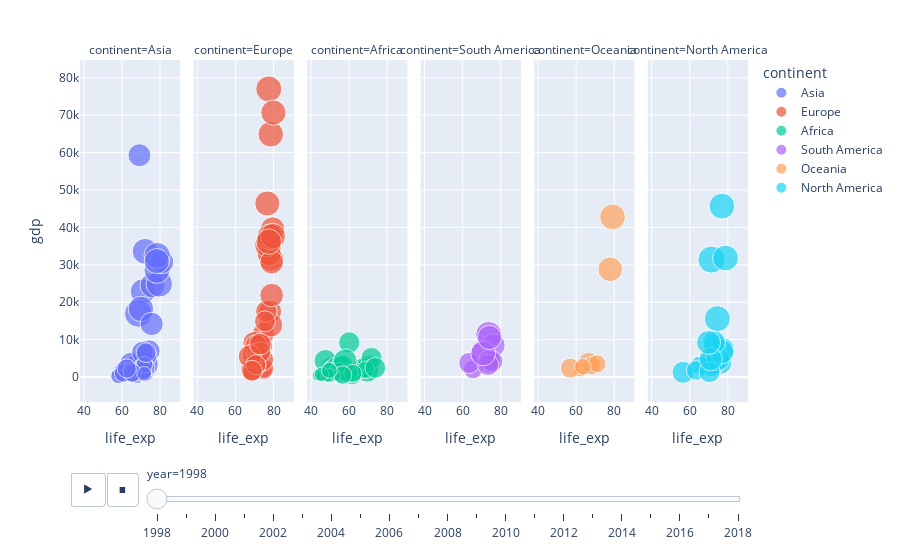

Source (notebook cell):
### Code cell
import plotly_express as px
px.scatter(data,x = 'life_exp',y ='gdp' ,facet_col = 'continent',
           animation_frame = 'year',color = 'continent',size = "services"
           )

### Figure 1 — Plotly figure (JSON) as saved in the notebook; plotly's stock layout.template omitted (floating-point values rounded to 4 significant figures)
{"data": [{"hovertemplate": "continent=Asia<br>year=1998<br>life_exp=%{x}<br>gdp=%{y}<br>services=%{marker.size}<extra></extra>", "legendgroup": "Asia", "marker": {"color": "#636efa", "size": [24.4, 40.8, 46.5, 70.2, 24.9, 25.9, 74.3, 16.4, 26.7, 68.4, 41.3, 77.2, 23.4, 37.3, 45.8, 50.7, 73.9, 62.5, 74.6, 46.3, 75.8, 38, 12.6, 55.6, 49.4, 53.5, 34.4, 25.2, 14.1, 84, 35.4, 49.1, 46.3, 62.6, 71.9, 69.7, 60, 34.3, 23.3, 31, 33.2, 43.3, 29.9, 58.4, 37.4, 23.7, 41.1], "sizemode": "area", "sizeref": 0.2213, "symbol": "circle"}, "mode": "markers", "name": "Asia", "orientation": "v", "showlegend": true, "type": "scatter", "x": [53.3, 71.6, 66, 71, 64.5, 65.4, 72.2, 59.6, 70.9, 76, 70.6, 79.6, 62.1, 66.8, 71.3, 67.9, 78.4, 81, 72.3, 64.5, 78.5, 67.2, 57.3, 74.2, 72.9, 70.8, 60.4, 58.1, 64, 68.6, 60.7, 71.7, 70.2, 70.2, 70, 78.3, 75.6, 71.2, 65.7, 71.8, 63.8, 72.7, 64.7, 69.2, 65.4, 71.7, 62.5], "xaxis": "x", "y": [null, 1160, 1280, 22900, 617, 1040, 33600, 411, 1910, 24500, 1440, 24900, 695, 1820, 3730, 3350, 28500, 30800, 3450, 3890, 32500, 675, 851, 6950, 5800, 6590, 1570, 238, 527, 17000, 1010, 2590, 1780, null, 18200, 31000, 14200, 1760, 399, 3290, null, 6520, 1910, 59300, 1130, 875, 2290], "yaxis": "y"}, {"hovertemplate": "continent=Europe<br>year=1998<br>life_exp=%{x}<br>gdp=%{y}<br>services=%{marker.size}<extra></extra>", "legendgroup": "Europe", "marker": {"color": "#EF553B", "size": [33, 64, 51.1, 70.5, 43.1, 50.6, 53.3, 52.9, 69.8, 57.7, 64.6, 69.3, 62.8, 58.9, 57.9, 64.7, 62.2, 61.5, 53.9, 51.4, 75.5, 64.3, 39.6, 64.1, 73.8, 39.4, 72.5, 47.6, 50.9, 29.3, 59.2, 45, 52.4, 48.4, 61.8, 71.1, 70.2, 48.1, 71.6], "sizemode": "area", "sizeref": 0.2213, "symbol": "circle"}, "mode": "markers", "name": "Europe", "orientation": "v", "showlegend": true, "type": "scatter", "x": [74.8, 77.9, 68.4, 77.7, 74.9, 69.4, 73.8, 74.7, 76.7, 69.9, 77.6, 78.8, 77.8, 78.2, 71, 79.5, 76.3, 79, 69.3, 71.5, 77.5, 78.5, 68.8, 73.7, 78.1, 71.1, 78.5, 73.1, 76.2, 69.8, 67.5, 70.7, 73, 75.5, 79, 79.6, 79.9, 68.7, 77.5], "xaxis": "x2", "y": [1600, 36400, 2370, 33400, 2310, 3780, 8440, 11600, 46400, 9150, 34500, 31600, 32900, 17500, 8280, 39600, 35300, 30700, 6020, 6180, 77000, 13900, 1350, 4720, 37500, 3030, 64900, 6650, 17600, 4440, 5510, 3300, 8810, 14900, 21900, 37700, 70700, 1690, 36200], "yaxis": "y2"}, {"hovertemplate": "continent=Africa<br>year=1998<br>life_exp=%{x}<br>gdp=%{y}<br>services=%{marker.size}<extra></extra>", "legendgroup": "Africa", "marker": {"color": "#00cc96", "size": [52, 53.3, 30.7, 57, 11.1, 5.59, 23.2, 54.7, 16, 15.9, 26.6, 18.6, 32.8, 35.6, 44.7, 47.9, 37.6, 49.7, 17, 49.8, 46, 30.7, 22.4, 21.5, 41, 27.6, 35.6, 46.1, 14.3, 12.7, 19, 40, 49.8, 34.2, 14.3, 50.3, 14.9, 37.9, 8.76, 49.1, 40.1, 22.8, 62, 18.8, 36.5, 13.5, 37.3, 47.8, 21.5, 23, 27.9], "sizemode": "area", "sizeref": 0.2213, "symbol": "circle"}, "mode": "markers", "name": "Africa", "orientation": "v", "showlegend": true, "type": "scatter", "x": [70.2, 50.6, 57.2, 47.6, 51.6, 43.9, 55.2, 69.7, 43.8, 52.5, 60.3, 53.3, 50.3, 50.9, 60.2, 67.5, 55.5, 53, 51.1, 60.1, 61.5, 59.7, 54.3, 49.8, 55.1, 52, 53, 74.8, 58.6, 45.5, 51, 62.6, 71.8, 68.8, 52.6, 56.5, 51.1, 54.6, 47.9, 64.2, 59.7, 49.8, 58, 55.4, 62, 52.6, 56.6, 73.8, 48.7, 45.5, 49.7], "xaxis": "x3", "y": [2990, 2490, 862, 4340, 426, 322, 1030, 1610, 477, 410, 1110, 414, 2080, 1940, null, 2410, 3250, 2420, 249, 9270, 691, 970, 619, 564, 1030, 697, null, null, 475, 297, 572, 1370, 5100, 1970, 275, 3030, 435, 1440, 348, null, 1010, 403, 4350, null, 980, 500, 528, 2480, 490, 751, 1780], "yaxis": "y3"}, {"hovertemplate": "continent=South America<br>year=1998<br>life_exp=%{x}<br>gdp=%{y}<br>services=%{marker.size}<extra></extra>", "legendgroup": "South America", "marker": {"color": "#ab63fa", "size": [74.4, 40.5, 61, 60, 58.6, 49.2, 49.3, 49.1, 49.9, 68.3, 64.7], "sizemode": "area", "sizeref": 0.2213, "symbol": "circle"}, "mode": "markers", "name": "South America", "orientation": "v", "showlegend": true, "type": "scatter", "x": [73.7, 65.5, 70.4, 76.2, 74, 74.1, 63.5, 75.6, 73.4, 70.8, 74.1], "xaxis": "x4", "y": [11400, 2080, 6660, 8480, 4150, 4540, 3760, 4220, 3270, 6310, 10600], "yaxis": "y4"}, {"hovertemplate": "continent=Oceania<br>year=1998<br>life_exp=%{x}<br>gdp=%{y}<br>services=%{marker.size}<extra></extra>", "legendgroup": "Oceania", "marker": {"color": "#FFA15A", "size": [73.6, 45.7, 67.2, 23.9, 37.6, 44.2, 35.5, 30.5], "sizemode": "area", "sizeref": 0.2213, "symbol": "circle"}, "mode": "markers", "name": "Oceania", "orientation": "v", "showlegend": true, "type": "scatter", "x": [79.1, 66.5, 77.9, 62.4, 68.2, 56.9, 71, 63.5], "xaxis": "x5", "y": [42800, 3890, 28800, 1990, 3020, 2400, 3540, 2770], "yaxis": "y5"}, {"hovertemplate": "continent=North America<br>year=1998<br>life_exp=%{x}<br>gdp=%{y}<br>services=%{marker.size}<extra></extra>", "legendgroup": "North America", "marker": {"color": "#19d3f3", "size": [81.2, 74.7, 57, 73.9, 60, 52.6, 56.8, 50.3, 39.2, 53.7, 42.4, 60.7, 55.8, 49.3, 64.2, 58.1, 60.4, 63.7, 73.4], "sizemode": "area", "sizeref": 0.2213, "symbol": "circle"}, "mode": "markers", "name": "North America", "orientation": "v", "showlegend": true, "type": "scatter", "x": [71.4, 74.5, 70.6, 78.8, 77.4, 76.3, 73.2, 71.4, 65.4, 56.5, 63.4, 74.9, 73.2, 70.4, 76.8, 72.8, 71, 69.9, 76.9], "xaxis": "x6", "y": [31400, 15600, 3740, 31800, 7390, 3680, 3920, 2930, 3120, 1270, 1780, 4830, 8460, 1340, 6780, 9300, 4790, 9240, 45700], "yaxis": "y6"}], "layout": {"annotations": [{"font": {}, "showarrow": false, "text": "continent=Asia", "x": 0.075, "xanchor": "center", "xref": "paper", "y": 1, "yanchor": "bottom", "yref": "paper"}, {"font": {}, "showarrow": false, "text": "continent=Europe", "x": 0.245, "xanchor": "center", "xref": "paper", "y": 1, "yanchor": "bottom", "yref": "paper"}, {"font": {}, "showarrow": false, "text": "continent=Africa", "x": 0.415, "xanchor": "center", "xref": "paper", "y": 1, "yanchor": "bottom", "yref": "paper"}, {"font": {}, "showarrow": false, "text": "continent=South America", "x": 0.585, "xanchor": "center", "xref": "paper", "y": 1, "yanchor": "bottom", "yref": "paper"}, {"font": {}, "showarrow": false, "text": "continent=Oceania", "x": 0.755, "xanchor": "center", "xref": "paper", "y": 1, "yanchor": "bottom", "yref": "paper"}, {"font": {}, "showarrow": false, "text": "continent=North America", "x": 0.925, "xanchor": "center", "xref": "paper", "y": 1, "yanchor": "bottom", "yref": "paper"}], "legend": {"itemsizing": "constant", "title": {"text": "continent"}, "tracegroupgap": 0}, "margin": {"t": 60}, "sliders": [{"active": 0, "currentvalue": {"prefix": "year="}, "len": 0.9, "pad": {"b": 10, "t": 60}, "steps": [{"args": [["1998"], {"frame": {"duration": 0, "redraw": false}, "fromcurrent": true, "mode": "immediate", "transition": {"duration": 0, "easing": "linear"}}], "label": "1998", "method": "animate"}, {"args": [["1999"], {"frame": {"duration": 0, "redraw": false}, "fromcurrent": true, "mode": "immediate", "transition": {"duration": 0, "easing": "linear"}}], "label": "1999", "method": "animate"}, {"args": [["2000"], {"frame": {"duration": 0, "redraw": false}, "fromcurrent": true, "mode": "immediate", "transition": {"duration": 0, "easing": "linear"}}], "label": "2000", "method": "animate"}, {"args": [["2001"], {"frame": {"duration": 0, "redraw": false}, "fromcurrent": true, "mode": "immediate", "transition": {"duration": 0, "easing": "linear"}}], "label": "2001", "method": "animate"}, {"args": [["2002"], {"frame": {"duration": 0, "redraw": false}, "fromcurrent": true, "mode": "immediate", "transition": {"duration": 0, "easing": "linear"}}], "label": "2002", "method": "animate"}, {"args": [["2003"], {"frame": {"duration": 0, "redraw": false}, "fromcurrent": true, "mode": "immediate", "transition": {"duration": 0, "easing": "linear"}}], "label": "2003", "method": "animate"}, {"args": [["2004"], {"frame": {"duration": 0, "redraw": false}, "fromcurrent": true, "mode": "immediate", "transition": {"duration": 0, "easing": "linear"}}], "label": "2004", "method": "animate"}, {"args": [["2005"], {"frame": {"duration": 0, "redraw": false}, "fromcurrent": true, "mode": "immediate", "transition": {"duration": 0, "easing": "linear"}}], "label": "2005", "method": "animate"}, {"args": [["2006"], {"frame": {"duration": 0, "redraw": false}, "fromcurrent": true, "mode": "immediate", "transition": {"duration": 0, "easing": "linear"}}], "label": "2006", "method": "animate"}, {"args": [["2007"], {"frame": {"duration": 0, "redraw": false}, "fromcurrent": true, "mode": "immediate", "transition": {"duration": 0, "easing": "linear"}}], "label": "2007", "method": "animate"}, {"args": [["2008"], {"frame": {"duration": 0, "redraw": false}, "fromcurrent": true, "mode": "immediate", "transition": {"duration": 0, "easing": "linear"}}], "label": "2008", "method": "animate"}, {"args": [["2009"], {"frame": {"duration": 0, "redraw": false}, "fromcurrent": true, "mode": "immediate", "transition": {"duration": 0, "easing": "linear"}}], "label": "2009", "method": "animate"}, {"args": [["2010"], {"frame": {"duration": 0, "redraw": false}, "fromcurrent": true, "mode": "immediate", "transition": {"duration": 0, "easing": "linear"}}], "label": "2010", "method": "animate"}, {"args": [["2011"], {"frame": {"duration": 0, "redraw": false}, "fromcurrent": true, "mode": "immediate", "transition": {"duration": 0, "easing": "linear"}}], "label": "2011", "method": "animate"}, {"args": [["2012"], {"frame": {"duration": 0, "redraw": false}, "fromcurrent": true, "mode": "immediate", "transition": {"duration": 0, "easing": "linear"}}], "label": "2012", "method": "animate"}, {"args": [["2013"], {"frame": {"duration": 0, "redraw": false}, "fromcurrent": true, "mode": "immediate", "transition": {"duration": 0, "easing": "linear"}}], "label": "2013", "method": "animate"}, {"args": [["2014"], {"frame": {"duration": 0, "redraw": false}, "fromcurrent": true, "mode": "immediate", "transition": {"duration": 0, "easing": "linear"}}], "label": "2014", "method": "animate"}, {"args": [["2015"], {"frame": {"duration": 0, "redraw": false}, "fromcurrent": true, "mode": "immediate", "transition": {"duration": 0, "easing": "linear"}}], "label": "2015", "method": "animate"}, {"args": [["2016"], {"frame": {"duration": 0, "redraw": false}, "fromcurrent": true, "mode": "immediate", "transition": {"duration": 0, "easing": "linear"}}], "label": "2016", "method": "animate"}, {"args": [["2017"], {"frame": {"duration": 0, "redraw": false}, "fromcurrent": true, "mode": "immediate", "transition": {"duration": 0, "easing": "linear"}}], "label": "2017", "method": "animate"}, {"args": [["2018"], {"frame": {"duration": 0, "redraw": false}, "fromcurrent": true, "mode": "immediate", "transition": {"duration": 0, "easing": "linear"}}], "label": "2018", "method": "animate"}], "x": 0.1, "xanchor": "left", "y": 0, "yanchor": "top"}], "updatemenus": [{"buttons": [{"args": [null, {"frame": {"duration": 500, "redraw": false}, "fromcurrent": true, "mode": "immediate", "transition": {"duration": 500, "easing": "linear"}}], "label": "&#9654;", "method": "animate"}, {"args": [[null], {"frame": {"duration": 0, "redraw": false}, "fromcurrent": true, "mode": "immediate", "transition": {"duration": 0, "easing": "linear"}}], "label": "&#9724;", "method": "animate"}], "direction": "left", "pad": {"r": 10, "t": 70}, "showactive": false, "type": "buttons", "x": 0.1, "xanchor": "right", "y": 0, "yanchor": "top"}], "xaxis": {"anchor": "y", "domain": [0, 0.15], "title": {"text": "life_exp"}}, "xaxis2": {"anchor": "y2", "domain": [0.17, 0.32], "matches": "x", "title": {"text": "life_exp"}}, "xaxis3": {"anchor": "y3", "domain": [0.34, 0.49], "matches": "x", "title": {"text": "life_exp"}}, "xaxis4": {"anchor": "y4", "domain": [0.51, 0.66], "matches": "x", "title": {"text": "life_exp"}}, "xaxis5": {"anchor": "y5", "domain": [0.68, 0.83], "matches": "x", "title": {"text": "life_exp"}}, "xaxis6": {"anchor": "y6", "domain": [0.85, 1], "matches": "x", "title": {"text": "life_exp"}}, "yaxis": {"anchor": "x", "domain": [0, 1], "title": {"text": "gdp"}}, "yaxis2": {"anchor": "x2", "domain": [0, 1], "matches": "y", "showticklabels": false}, "yaxis3": {"anchor": "x3", "domain": [0, 1], "matches": "y", "showticklabels": false}, "yaxis4": {"anchor": "x4", "domain": [0, 1], "matches": "y", "showticklabels": false}, "yaxis5": {"anchor": "x5", "domain": [0, 1], "matches": "y", "showticklabels": false}, "yaxis6": {"anchor": "x6", "domain": [0, 1], "matches": "y", "showticklabels": false}}}
